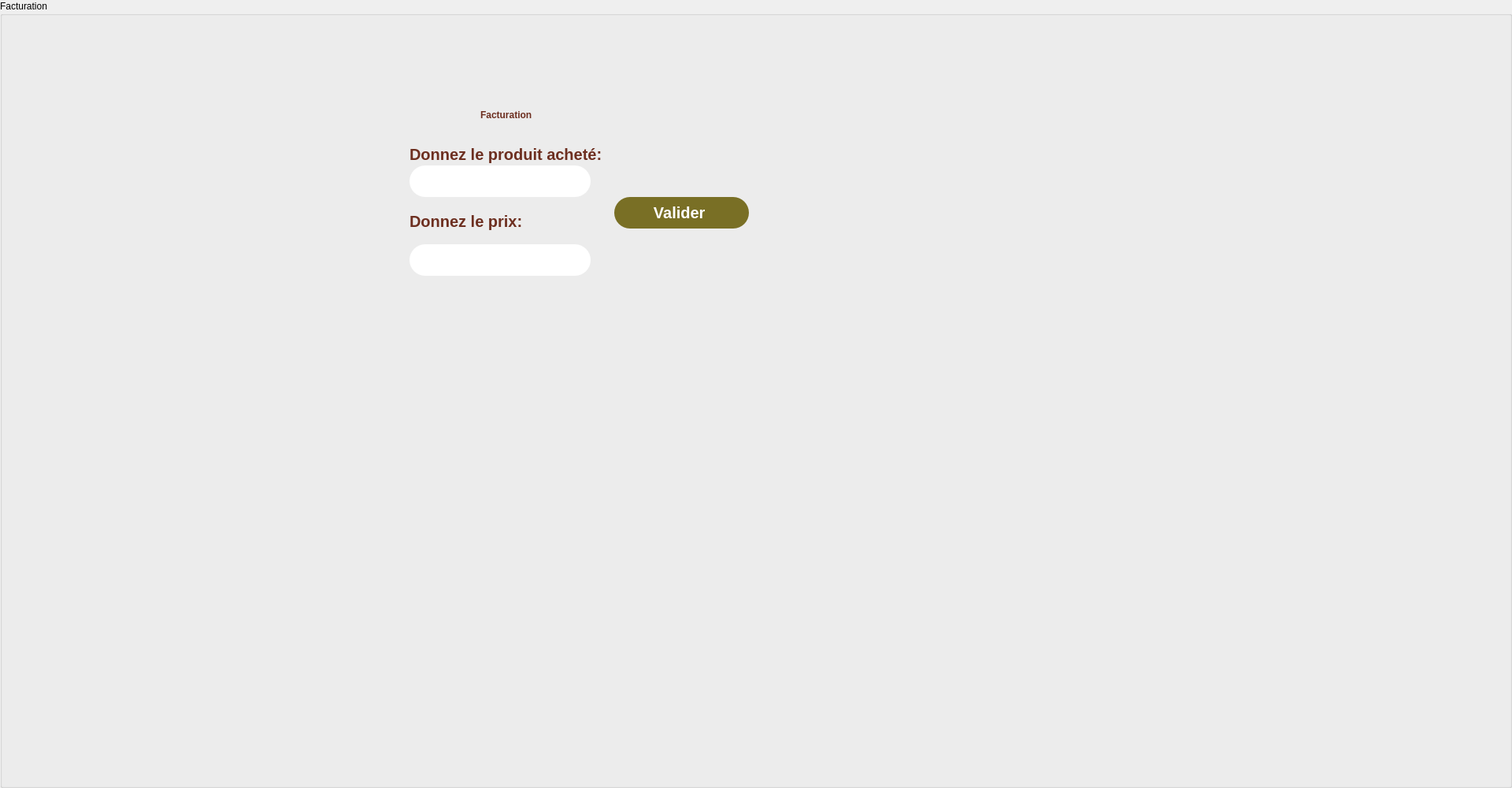
   <widget class="QGroupBox" name="facture">
    <property name="geometry">
     <rect>
      <x>0</x>
      <y>0</y>
      <width>1920</width>
      <height>1000</height>
     </rect>
    </property>
    <property name="title">
     <string>Facturation</string>
    </property>
    <widget class="QLabel" name="bgg">
     <property name="geometry">
      <rect>
       <x>0</x>
       <y>0</y>
       <width>1371</width>
       <height>691</height>
      </rect>
     </property>
     <property name="text">
      <string/>
     </property>
     <property name="pixmap">
      <pixmap resource="pic.qrc">:/new/prefix/bgfact.png</pixmap>
     </property>
     <property name="scaledContents">
      <bool>true</bool>
     </property>
    </widget>
    <widget class="QLabel" name="label_91">
     <property name="geometry">
      <rect>
       <x>610</x>
       <y>130</y>
       <width>141</width>
       <height>31</height>
      </rect>
     </property>
     <property name="styleSheet">
      <string notr="true">QLabel {
	font: 16pt &quot;Yu Gothic UI&quot;;
font-weight: bold;
color: #6D2F20;
}

</string>
     </property>
     <property name="text">
      <string>Facturation </string>
     </property>
    </widget>
    <widget class="QLabel" name="label_92">
     <property name="geometry">
      <rect>
       <x>520</x>
       <y>180</y>
       <width>331</width>
       <height>31</height>
      </rect>
     </property>
     <property name="styleSheet">
      <string notr="true">QLabel {
	font: 10pt &quot;Yu Gothic UI&quot;;
font-weight: bold;
font-size: 20px;
color: #6D2F20;
}

</string>
     </property>
     <property name="text">
      <string>Donnez le produit acheté: </string>
     </property>
    </widget>
    <widget class="QLabel" name="label_93">
     <property name="geometry">
      <rect>
       <x>520</x>
       <y>260</y>
       <width>221</width>
       <height>41</height>
      </rect>
     </property>
     <property name="styleSheet">
      <string notr="true">QLabel {
	font: 10pt &quot;Yu Gothic UI&quot;;
font-weight: bold;
font-size: 20px;
color: #6D2F20;
}

</string>
     </property>
     <property name="text">
      <string>Donnez le prix: </string>
     </property>
    </widget>
    <widget class="QPushButton" name="pb_fact">
     <property name="geometry">
      <rect>
       <x>780</x>
       <y>250</y>
       <width>171</width>
       <height>40</height>
      </rect>
     </property>
     <property name="styleSheet">
      <string notr="true">QPushButton {
color: white;
background-color: #796F25;
border-style: solid;
border-radius: 20;
padding: 10px;
font-size: 20px;
padding-left: 17px;
padding-right: 17px;
font-weight: bold;
color: #FFFFF;
font-family: Tahoma;
}

QPushButton:pressed {
    background-color: palette(mid);
}</string>
     </property>
     <property name="text">
      <string>Valider </string>
     </property>
    </widget>
    <widget class="QLineEdit" name="lineEdit_prod">
     <property name="geometry">
      <rect>
       <x>520</x>
       <y>210</y>
       <width>230</width>
       <height>40</height>
      </rect>
     </property>
     <property name="styleSheet">
      <string notr="true"> QLineEdit{

border: 2px white;
border-radius: 20px;
background: #FFFFFF;
padding-left: 10px;
font: 10pt &quot;Yu Gothic UI&quot;;
padding-left: 10px;
}</string>
     </property>
    </widget>
    <widget class="QLineEdit" name="lineEdit_prix">
     <property name="geometry">
      <rect>
       <x>520</x>
       <y>310</y>
       <width>230</width>
       <height>40</height>
      </rect>
     </property>
     <property name="styleSheet">
      <string notr="true"> QLineEdit{

border: 2px white;
border-radius: 20px;
background: #FFFFFF;
padding-left: 10px;
font: 10pt &quot;Yu Gothic UI&quot;;
padding-left: 10px;
}</string>
     </property>
    </widget>
    <widget class="QPushButton" name="retourr">
     <property name="geometry">
      <rect>
       <x>1520</x>
       <y>150</y>
       <width>93</width>
       <height>28</height>
      </rect>
     </property>
     <property name="styleSheet">
      <string notr="true">QPushButton {
border: 1px white;
border-radius: 10px;
font:10pt &quot;Yu Gothic UI&quot;;
font-weight: bold;
color: #28322E;
background-repeat: no-repeat;
background-position: center;
width: 50px;
height: 100px;
	background-image: url(:/fleche-droite (1).png);
}
QPushButton:pressed {
    background-color: palette(mid);
}</string>
     </property>
     <property name="text">
      <string/>
     </property>
    </widget>
   </widget>
